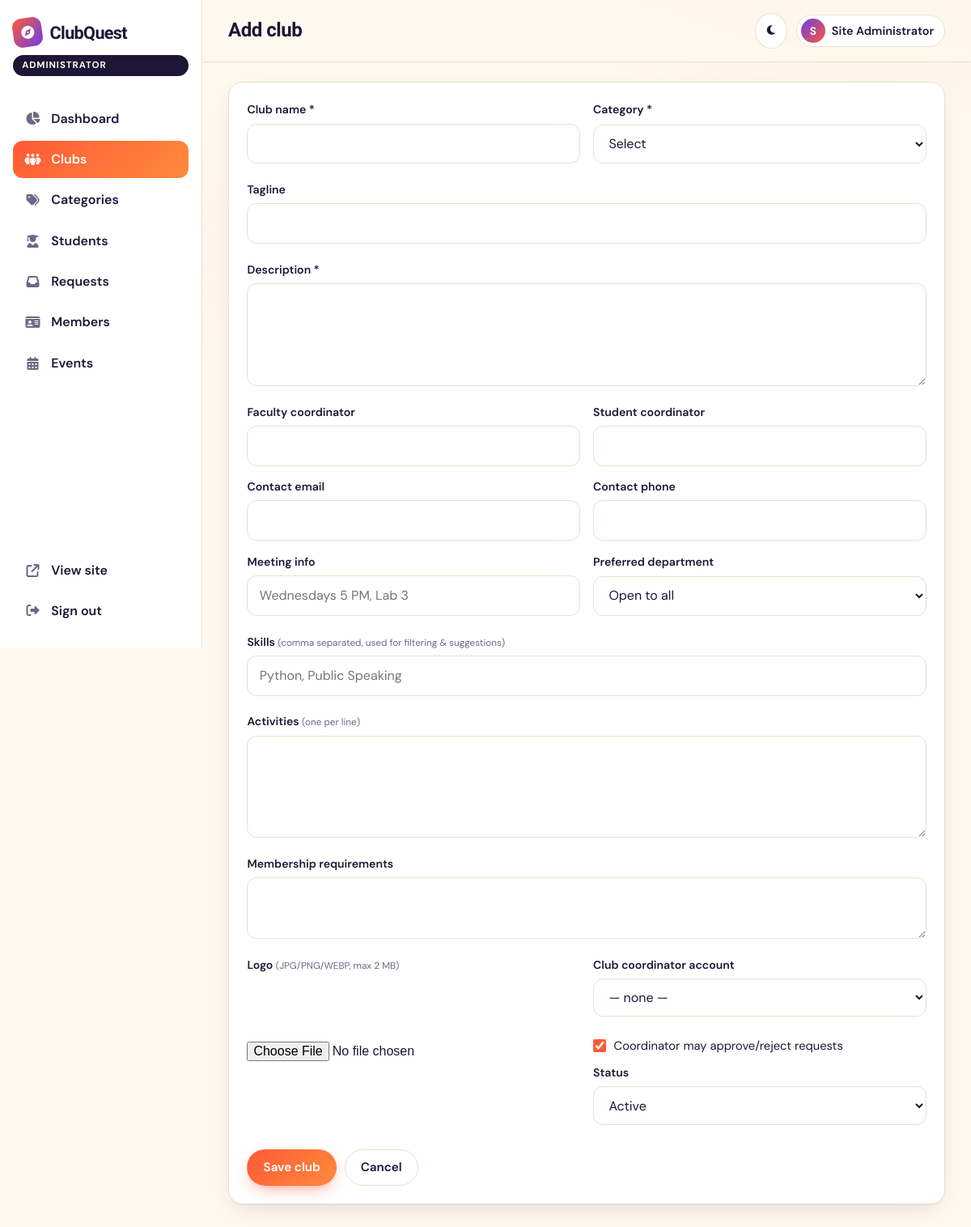
The app's page /admin/club-form.php (signed in) with its own data.
### tables this page shows
CREATE TABLE users (
  id            INT UNSIGNED AUTO_INCREMENT PRIMARY KEY,
  name          VARCHAR(100) NOT NULL,
  email         VARCHAR(150) NOT NULL UNIQUE,
  password_hash VARCHAR(255) NOT NULL,
  role          ENUM('student','coordinator','admin') NOT NULL DEFAULT 'student',
  status        ENUM('active','blocked') NOT NULL DEFAULT 'active',
  created_at    TIMESTAMP NOT NULL DEFAULT CURRENT_TIMESTAMP,
  INDEX idx_users_role (role)
);

### admin/club-form.php (called while the page is built, shortened)
<?php
require_once dirname(__DIR__) . '/includes/auth.php';
$user = require_role('admin');
$club = null;
$isAdmin = true; $returnTo = 'admin/clubs.php';
$pageTitle = $club ? 'Edit club' : 'Add club'; $active = 'clubs';
include dirname(__DIR__) . '/includes/dash_header.php';
include dirname(__DIR__) . '/includes/dash/club_form.php';
include dirname(__DIR__) . '/includes/dash_footer.php';

### includes/functions.php (called while the page is built, shortened)
<?php
function e(?string $s): string { return htmlspecialchars((string)$s, ENT_QUOTES | ENT_SUBSTITUTE, 'UTF-8'); }
function url(string $path = ''): string { return BASE_URL . '/' . ltrim($path, '/'); }

### config/database.php (called while the page is built, shortened)
<?php
function db(): PDO
{
    static $pdo = null;
    if ($pdo === null) {
        $dsn = 'mysql:host=' . DB_HOST . ';port=' . DB_PORT . ';dbname=' . DB_NAME . ';charset=utf8mb4';
        try {
            $pdo = new PDO($dsn, DB_USER, DB_PASS, [
                PDO::ATTR_ERRMODE            => PDO::ERRMODE_EXCEPTION,
                PDO::ATTR_DEFAULT_FETCH_MODE => PDO::FETCH_ASSOC,
                PDO::ATTR_EMULATE_PREPARES   => false,
            ]);
        } catch (PDOException $e) {
            http_response_code(500);
            exit('<h2>Database connection failed.</h2><p>Import <code>database.sql</code> and check <code>config/database.php</code>.</p>');
        }
    }
    return $pdo;
}

### includes/auth.php (called while the page is built, shortened)
<?php
require_once dirname(__DIR__) . '/config/database.php';
require_once __DIR__ . '/functions.php';
function current_user(): ?array
{
    static $user = false;
    if ($user === false) {
        $user = null;
        if (!empty($_SESSION['user_id'])) {
            $s = db()->prepare('SELECT id,name,email,role,status FROM users WHERE id=?');
            $s->execute([$_SESSION['user_id']]);
            $u = $s->fetch();
            if ($u && $u['status'] === 'active') $user = $u;
            else { session_unset(); }
        }
    }
    return $user;
}
function require_role(string ...$roles): array
{
    $u = current_user();
    return $u;
}

### includes/dash/club_form.php (the view, shortened to what this page needs)
<?php
$v = $club ?? ['name' => '', 'category_id' => '', 'tagline' => '', 'description' => '', 'faculty_coordinator' => '', 'student_coordinator' => '', 'activities' => '',
    'requirements' => '', 'contact_email' => '', 'contact_phone' => '', 'meeting_info' => '', 'department' => '', 'skills' => '', 'status' => 'active',
    'coordinator_user_id' => '', 'coordinator_can_approve' => 1, 'logo' => null];
?>
<form method="post" enctype="multipart/form-data" class="card form-stack">
  <div class="grid-2">
    <label class="field"><span>Club name *</span><input name="name" value="<?= e($v['name']) ?>" required maxlength="120"></label>
    <?php if ($isAdmin): ?>
    <label class="field"><span>Category *</span><select name="category_id" required><option value="">Select</option></select></label>
    <?php endif; ?>
  </div>
  <label class="field"><span>Tagline</span><input name="tagline" value="<?= e($v['tagline']) ?>" maxlength="160"></label>
  <label class="field"><span>Description *</span><textarea name="description" rows="4" required><?= e($v['description']) ?></textarea></label>
  <div class="grid-2">
    <label class="field"><span>Faculty coordinator</span><input name="faculty_coordinator" value="<?= e($v['faculty_coordinator']) ?>" maxlength="100"></label>
    <label class="field"><span>Student coordinator</span><input name="student_coordinator" value="<?= e($v['student_coordinator']) ?>" maxlength="100"></label>
    <label class="field"><span>Contact email</span><input type="email" name="contact_email" value="<?= e($v['contact_email']) ?>"></label>
    <label class="field"><span>Contact phone</span><input name="contact_phone" value="<?= e($v['contact_phone']) ?>"></label>
    <label class="field"><span>Meeting info</span><input name="meeting_info" value="<?= e($v['meeting_info']) ?>" placeholder="Wednesdays 5 PM, Lab 3"></label>
    <label class="field"><span>Preferred department</span><select name="department"><option value="">Open to all</option></select></label>
  </div>
  <label class="field"><span>Skills <small>(comma separated, used for filtering &amp; suggestions)</small></span><input name="skills" value="<?= e($v['skills']) ?>" placeholder="Python, Public Speaking"></label>
  <label class="field"><span>Activities <small>(one per line)</small></span><textarea name="activities" rows="4"><?= e($v['activities']) ?></textarea></label>
  <label class="field"><span>Membership requirements</span><textarea name="requirements" rows="2"><?= e($v['requirements']) ?></textarea></label>
  <div class="grid-2">
    <label class="field"><span>Logo <small>(JPG/PNG/WEBP, max 2 MB)</small></span><input type="file" name="logo" accept="image/jpeg,image/png,image/webp,image/gif">
      </label>
    <?php if ($isAdmin): ?>
    <div>
      <label class="field"><span>Club coordinator account</span><select name="coordinator_user_id"><option value="">— none —</option></select></label>
      <label class="check"><input type="checkbox" name="coordinator_can_approve" value="1" <?= $v['coordinator_can_approve'] ? 'checked' : '' ?>><span>Coordinator may approve/reject requests</span></label>
      <label class="field"><span>Status</span><select name="status"><option value="active" <?= $v['status'] === 'active' ? 'selected' : '' ?>>Active</option></select></label>
    </div>
    <?php endif; ?>
  </div>
  <div class="form-actions"><button class="btn btn-primary" type="submit">Save club</button><a class="btn btn-ghost" href="<?= e(url($returnTo)) ?>">Cancel</a></div>
</form>

### includes/dash_header.php (shortened to what this page needs)
<?php
require_once __DIR__ . '/auth.php';
$user = current_user();
$isAdmin = $user['role'] === 'admin';
$active = $active ?? '';
$base = $isAdmin ? 'admin' : 'coordinator';
$links = $isAdmin ? [
    ['index', 'fa-chart-pie', 'Dashboard'],
    ['clubs', 'fa-people-group', 'Clubs'],
    ['categories', 'fa-tags', 'Categories'],
    ['students', 'fa-user-graduate', 'Students'],
    ['requests', 'fa-inbox', 'Requests'],
    ['members', 'fa-id-card', 'Members'],
    ['events', 'fa-calendar-days', 'Events'],
] : [
    ['index', 'fa-chart-pie', 'Overview'],
    ['requests', 'fa-inbox', 'Applications'],
    ['members', 'fa-id-card', 'Members'],
    ['events', 'fa-calendar-days', 'Events'],
    ['club-edit', 'fa-pen-to-square', 'Club Info'],
];
?>
<!DOCTYPE html>
<html lang="en" data-theme="light">
<head>
<link rel="stylesheet" href="https://cdnjs.cloudflare.com/ajax/libs/font-awesome/6.5.1/css/all.min.css">
<link rel="stylesheet" href="<?= e(url('assets/css/style.css')) ?>">
<link rel="stylesheet" href="<?= e(url('assets/css/responsive.css')) ?>">
</head>
<body class="dash-body">
<div class="dash">
  <aside class="sidebar" id="sidebar">
    <a href="<?= e(url('index.php')) ?>" class="brand"><span class="brand-mark"><i class="fa-solid fa-compass"></i></span><span><?= e(APP_NAME) ?></span></a>
    <span class="role-pill"><?= $isAdmin ? 'Administrator' : 'Coordinator' ?></span>
    <nav>
      <?php foreach ($links as [$file, $icon, $label]): ?>
        <a href="<?= e(url("$base/$file.php")) ?>" class="<?= $active === $file ? 'active' : '' ?>"><i class="fa-solid <?= $icon ?>"></i><?= $label ?></a>
      <?php endforeach; ?>
    </nav>
    <div class="sidebar-foot">
      <a href="<?= e(url('index.php')) ?>"><i class="fa-solid fa-arrow-up-right-from-square"></i> View site</a>
      <a href="<?= e(url('auth/logout.php')) ?>"><i class="fa-solid fa-right-from-bracket"></i> Sign out</a>
    </div>
  </aside>
  <div class="dash-main">
    <header class="dash-top">
      <h1><?= e($pageTitle ?? 'Dashboard') ?></h1>
      <div class="dash-top-right">
        <button class="icon-btn" id="theme-toggle" aria-label="Toggle dark mode"><i class="fa-solid fa-moon"></i><i class="fa-solid fa-sun"></i></button>
        <span class="user-chip static"><span class="avatar"><?= e(strtoupper(mb_substr($user['name'], 0, 1))) ?></span><span class="uname"><?= e($user['name']) ?></span></span>
      </div>
    </header>
    <section class="dash-content">

### assets/css/responsive.css (style rules this page uses)
html { -webkit-text-size-adjust:100%;text-size-adjust:100% }
body { overflow-x:hidden }
h1,h2,h3 { overflow-wrap:anywhere }
:root { --tap:44px }
@media (hover:none),(pointer:coarse) { .btn,.icon-btn,.tabs a,.pagination a,.interest span,.check { min-height:var(--tap) } }
@media (hover:none),(pointer:coarse) { input:not([type=checkbox]):not([type=radio]),select,textarea { font-size:16px } }

### records on screen
users: name "S", name "Site Administrator", coordinator_can_approve "☑", status "Active"

### other values on screen
APP_NAME "ClubQuest"
$label "Dashboard"
$label "Clubs"
$label "Categories"
$label "Students"
$label "Requests"
$label "Members"
$label "Events"
$pageTitle "Add club"
